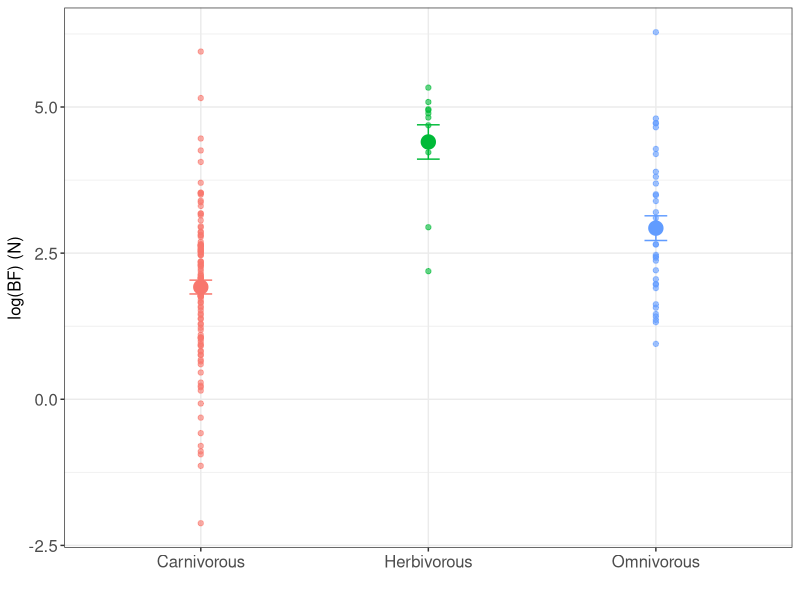

The R source for this figure: (Note: this script raises an error after producing the figure.)
# Create mean bite-force ± 1 SE plot for each of the lepidosaur families coloured by diet
# Sep 2020

## Load libraries
library(tidyverse)

##------------------------------------------------
## Read in the data 
##------------------------------------------------

max_bf_overall <- read.csv("data/max_bf_overall.csv", stringsAsFactors = T)

##------------------------------------------------
## Create plot showing the distribution of bite-forces among the 20 lepidosaur families in my dataset based on diet.
## Colours represent the three diet categories (herbivores, omnivores and carnivores).
## Larger points represent the mean bite-force for the family, error bars represent ± 1 SE.
##------------------------------------------------

# First, lets summarise the mean bite-force and standard errors for each diet category
diet.summary <- max_bf_overall %>%
  filter(!is.na(MieriDiet)) %>%
  group_by(MieriDiet) %>%
  summarise(
    MeanBF = mean(log(max_bf)),
    SeBF = sd(log(max_bf))/sqrt(n())
  )

# Plot the data
max_bf_overall %>%
  filter(!is.na(MieriDiet)) %>%
  ggplot(aes(x = MieriDiet, y = log(max_bf), colour = MieriDiet)) +
  geom_point(alpha = 0.6) +
  geom_point(data = diet.summary, aes(y = MeanBF, size = 2), show.legend =  FALSE) +
  geom_errorbar(data = diet.summary, aes(y = MeanBF, ymin = MeanBF - SeBF, ymax = MeanBF + SeBF, width = 0.1)) +
  theme_bw() +
  xlab("") +
  ylab("log(BF) (N)") +
  labs(colour=("Diet")) +
  theme(axis.text.x = element_text(size = 12),
        axis.text.y = element_text(size = 12),  
        axis.title.x = element_text(size = 12),
        axis.title.y = element_text(size = 12),
        legend.position = "none")

# Save the plot
# ggsave("biteforce-lepidosaurs/figures/bf-diet-mean-se.png", dpi = 300, height = 6)


##------------------------------------------------
## Fit PGLS ANOVA model testing whether
## bite-force differs between diet category
## Remember you need to combine the data with 
## the phylogenyfirst to run PGLS models
##------------------------------------------------

bf_diet <- pgls(log(max_bf) ~ MieriDiet, data = lepidosaur,
                lambda = "ML")

# Check model diagnostics to make sure everything is ok
par(mfrow=c(2,2))
plot(bf_diet)
anova(bf_diet)
summary(bf_diet)

